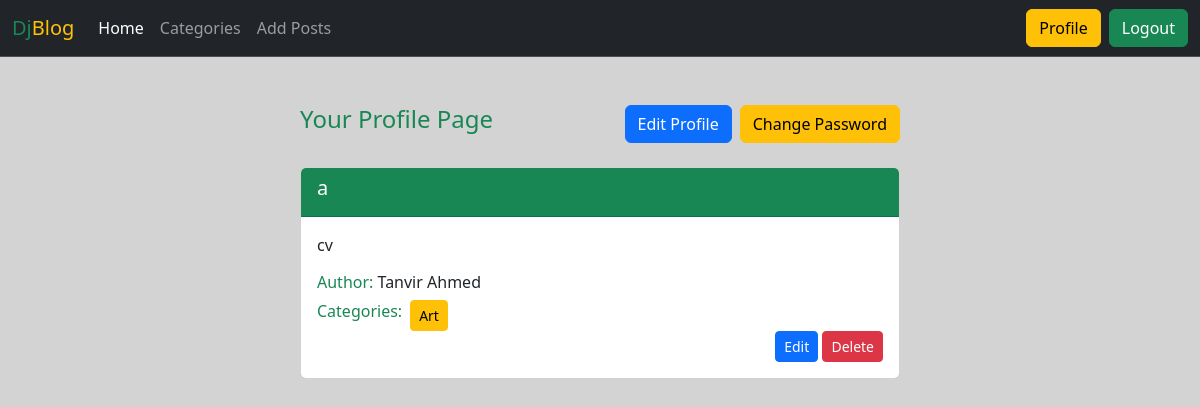
The page /author/profile/ (signed in) on the database its author committed.
### posts/models.py (models this page shows, shortened)
class Posts(models.Model):
    title = models.CharField(max_length=100)
    content = models.TextField()
    category = models.ManyToManyField(Categories) # many to many relation
    author = models.ForeignKey(User, on_delete=models.CASCADE) # many to one relation
    image = models.ImageField(upload_to='posts/upload/', blank=True, null=True)

### categories/models.py (models this page shows, shortened)
class Categories(models.Model):
    name = models.CharField(max_length=30)
    slug = models.SlugField(max_length=100, unique=True, null=True, blank=True)

### authors/views.py (the view)
# urls.py: path('profile/', views.profile, name='profile'),
def profile(req):
    posts = Posts.objects.filter(author= req.user)
    return render(req, 'authors/profile.html', {'posts': posts})

### authors/templates/authors/profile.html (shortened to what this page needs)
{% extends "base.html" %}
{% block content %}
<div class="w-50 m-auto mt-5 mb-4 d-flex justify-content-between">
    <h4 class='text-success'>Your Profile Page</h4>
    <div class='d-flex gap-2'>
        <a class='btn btn-primary' href={% url "edit_profile" %}>Edit Profile</a>
        <a class='btn btn-warning' href={% url "change_password" %}>Change Password</a>
    </div>
</div>
{% load crispy_forms_tags %}
{% for post in posts %}
    <div class="card w-50 m-auto mb-5">
        <div class="card-header bg-success ">
            <h5 class="card-title text-white">{{post.title}}</h5>
        </div>
        <div class="card-body">
            <p class="card-text">{{post.content}}</p>
            <h6><span class='text-success'>Author: </span>{{post.author.first_name}} {{post.author.last_name}}</h6>
            <div class="d-flex flex-wrap gap-2 align-items-center">
                <h6 class='text-success'>Categories: </h6>
                {% for cat in post.category.all %}
                    <button class='btn btn-sm btn-warning'>{{cat.name}}</button>
                {% endfor %}
            </div>
            <div class="text-end">
                <a class='btn btn-sm btn-primary' href={% url "edit_post" post.id %}>Edit</a>
                <a class='btn btn-sm btn-danger' href={% url "delete_post" post.id %}>Delete</a>
            </div>
        </div>
    </div>
{% endfor %}
{% endblock content %}

### rows shown on the page
Posts: title "a", content "cv", author.first_name "Tanvir", author.last_name "Ahmed"
Categories: name "Art"
